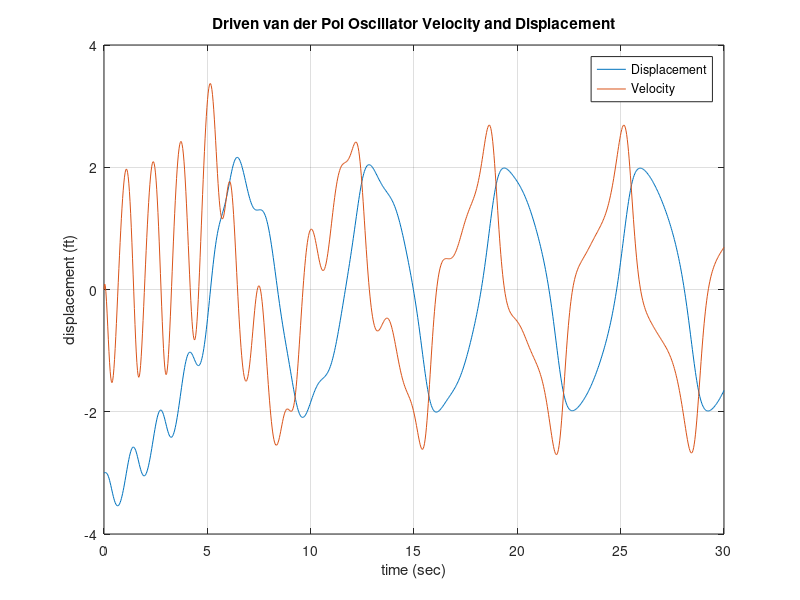
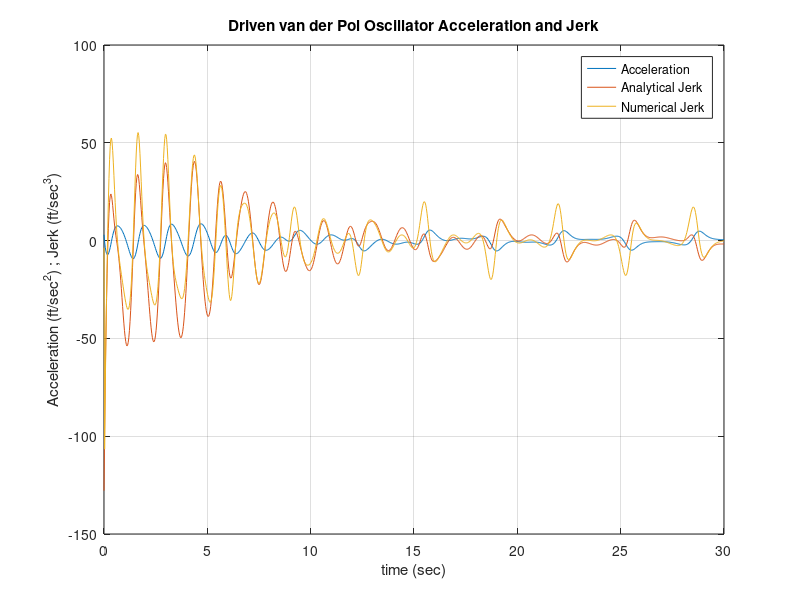

The MATLAB script that drew these images, in order:
%Clair Cunningham     Numerical Methods     3/7/2013    Final Exam

%% The driven van der Pol Oscillator Problem 1
% Evaluates the van der Pol Oscillator equation using the Forward Euler Approach

% Reset variables, close windows, and clear command window.
clear all; close all; clc;

% Initialize Constants and Variables
i = 1;
t = (0:.03:30);
dt = t(2)-t(1);
x(i) = -3; %Starting Position
v(i) = 0; %Starting Velocity
a(i) = 0; %Initliaze Acceleration variable

%Set f(t) all equation values for the limited time.
f_t = -20.*exp(-t./5).*sin(5.*t);

%Run a "for loop" with 1000 intervals since last interval will be done afterwards
for i = 1:1000
 a(i) = -(x(i)^2-1)*v(i)-x(i)+f_t(i);
 v(i+1) = v(i)+a(i)*dt;
 x(i+1) = x(i)+v(i+1)*dt;
end  

%Add the last value of the acceleration to the array
a(i+1) = -(x(i)^2-1)*v(i)-x(i)+f_t(i);
%Graph the representation of the data.
figure(1);
plot(t,x,t,v)
grid on;
title('Driven van der Pol Oscillator Velocity and Displacement');
xlabel('time (sec)');
ylabel('displacement (ft)');
legend('Displacement','Velocity');

% jerk calculation analytically Problem 1 Part B Bullet 1
 % reset the counter
f1a_t = 4.*exp(-t./5).*sin(5)-100.*exp(-t./5).*cos(5.*t);
for i = 1:1001
    ja(i) = -(x(i)^2-1)*a(i)-v(i)+f1a_t(i);
end
    
% jerk calculation using centered differencing numerical approximations Problem 1 Part B Bullet 2
i = 1;
jb(i) = a(i+1) - a(i);
for i = 2:1000
    jb(i) = (a(i+1) - a(i-1))/(2*dt);
end
i = i+1;
jb(i) = (a(i)-a(i-1))/(2*dt);

% Problem 1 Part B Bullet 3
figure(2);
plot(t,a,t,ja,t,jb);
grid on;
title('Driven van der Pol Oscillator Acceleration and Jerk');
xlabel('time (sec)');
ylabel('Acceleration (ft/sec^2) ; Jerk (ft/sec^3)');
legend('Acceleration','Analytical Jerk','Numerical Jerk');

%% Diamond Rings Ring Problem 2
% Reset variables, close windows, and clear command window.
clear all; close all; clc;
